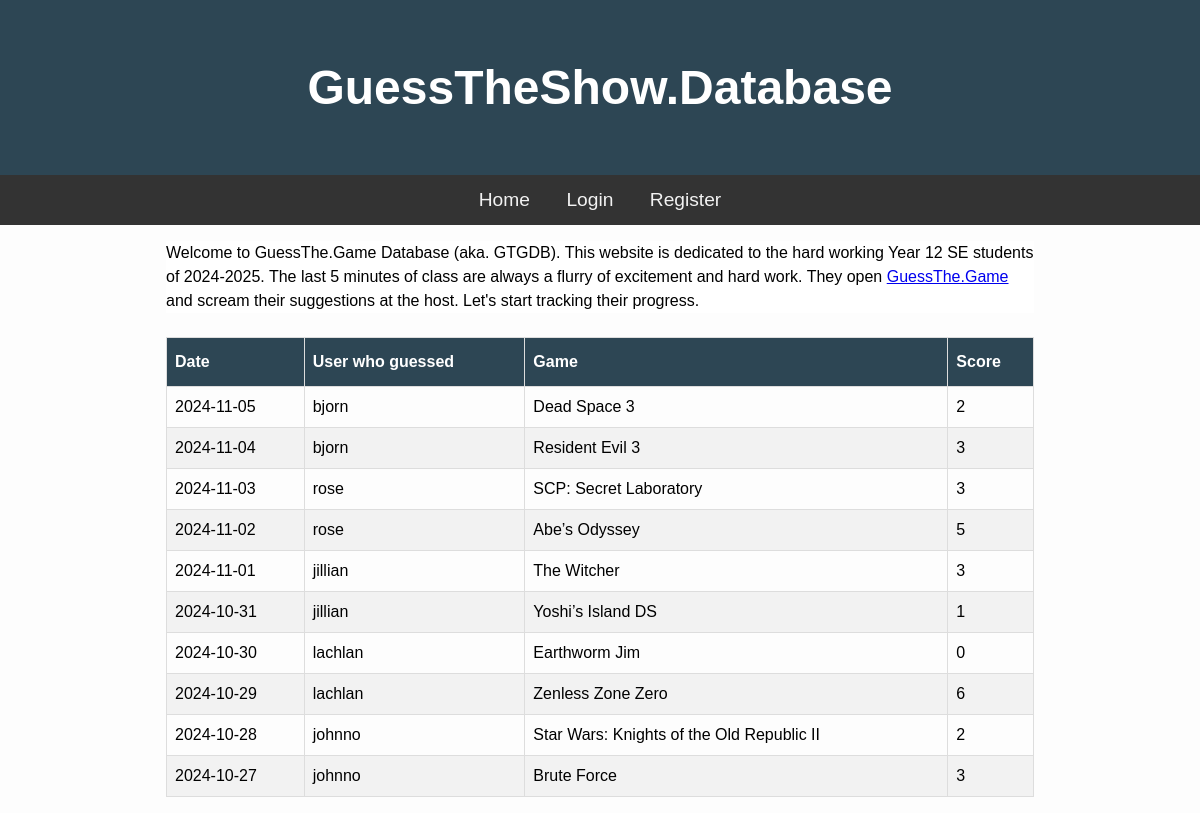
The page / on the database its author committed.
### tables this page shows
CREATE TABLE Guesses (id INTEGER PRIMARY KEY AUTOINCREMENT, user_id INTEGER, date TEXT NOT NULL, score INTEGER, "game" TEXT NOT NULL);

CREATE TABLE Users (id INTEGER PRIMARY KEY AUTOINCREMENT, username TEXT UNIQUE NOT NULL, password NOT NULL);

### main.py (the view)
@app.route("/")
def Home():
    guessData = db.GetAllGuesses() # Note: the new line
    return render_template("index1.html", guesses=guessData) #Note: passing data

### db.py (called while the page is built)
def GetDB():
    db = sqlite3.connect("C:\\Users\\hhmin\\OneDrive\\Documents\\GTGD8\\github\\.database\\gtg.db")
    db.row_factory = sqlite3.Row
    return db

def GetAllGuesses():
    db = GetDB()
    guesses = db.execute("""SELECT Guesses.date, Guesses.game, Guesses.score, Users.username
                            FROM Guesses JOIN Users ON Guesses.user_id = Users.id
                            ORDER BY date DESC""").fetchall()
    db.close()
    return guesses

### templates/index1.html (shortened to what this page needs)
{% extends "base.html" %}
{% block content %}
<div class="container">
    <p>Welcome to GuessThe.Game Database (aka. GTGDB). This website is dedicated to the hard working Year 12 SE students of 2024-2025. The last 5 minutes of class are always a flurry of excitement and hard work. They open <a href="https://guessthe.game/">GuessThe.Game</a> and scream their suggestions at the host. Let's start tracking their progress.</p>
</div>
<br>
<table class="guess_table">
    <thead>
        <th>Date</th>
        <th>User who guessed</th>
        <th>Game</th>
        <th>Score</th>
    </thead>
    <tbody>
        {% for guess in guesses %}
        <tr>
            <td>{{ guess['date'] }}</td>
            <td>{{ guess['username'] }}</td>
            <td>{{ guess['game'] }}</td>
            <td>{{ guess['score'] }}</td>
        </tr>
        {% endfor %}
    </tbody>
</table>
{% endblock %}

### templates/base.html (shortened to what this page needs)
<!DOCTYPE html>
<html lang="en">
<head>
    <link rel="stylesheet" href="static/css/style.css" />
</head>
<body>
    <h1 class="banner">GuessTheShow.Database</h1>
    <nav>
        <a href="/">Home</a>
    {% if session.get('username') %}
        <a href="/logout">Logout</a>
    {% else %}
        <a href="/login">Login</a>
        <a href="/register">Register</a>
    {% endif %}
</nav>
    <main>
        {% block content %}
        {% endblock %}
    </main>
</body>
</html>

### static/css/style.css (style rules this page uses)
* { padding: 0; margin: 0; box-sizing: border-box; }
body { background: #fdfdfd; font-family: "Nunito", sans-serif; font-size: 1rem; }
main { max-width: 900px; margin: auto; padding: 1rem; line-height: 1.5; }
.banner { padding: 60px; text-align: center; background: #2D4654; color: white; font-size: 3em; }
nav { overflow: hidden; background-color: #333; text-align: center; }
nav a { display: inline-block; color: #f2f2f2; padding: 14px 16px; text-decoration: none; font-size: 1.2em; }
.container { background-color: white; }
.guess_table { font-family: Arial, Helvetica, sans-serif; border-collapse: collapse; width: 100%; }
.guess_table td, .guess_table th { border: 1px solid #ddd; padding: 8px; }
.guess_table tr:nth-child(even) { background-color: #f2f2f2; }
.guess_table th { padding-top: 12px; padding-bottom: 12px; text-align: left; background-color: #2D4654; color: white; }

### rows shown on the page
Guesses: date "2024-11-05", username "bjorn", game "Dead Space 3", score "2"
Guesses: date "2024-11-04", username "bjorn", game "Resident Evil 3", score "3"
Guesses: date "2024-11-03", username "rose", game "SCP: Secret Laboratory", score "3"
Guesses: date "2024-11-02", username "rose", game "Abe’s Odyssey", score "5"
Guesses: date "2024-11-01", username "jillian", game "The Witcher", score "3"
Guesses: date "2024-10-31", username "jillian", game "Yoshi’s Island DS", score "1"
Guesses: date "2024-10-30", username "lachlan", game "Earthworm Jim", score "0"
Guesses: date "2024-10-29", username "lachlan", game "Zenless Zone Zero", score "6"
Guesses: date "2024-10-28", username "johnno", game "Star Wars: Knights of the Old Republic II", score "2"
Guesses: date "2024-10-27", username "johnno", game "Brute Force", score "3"
